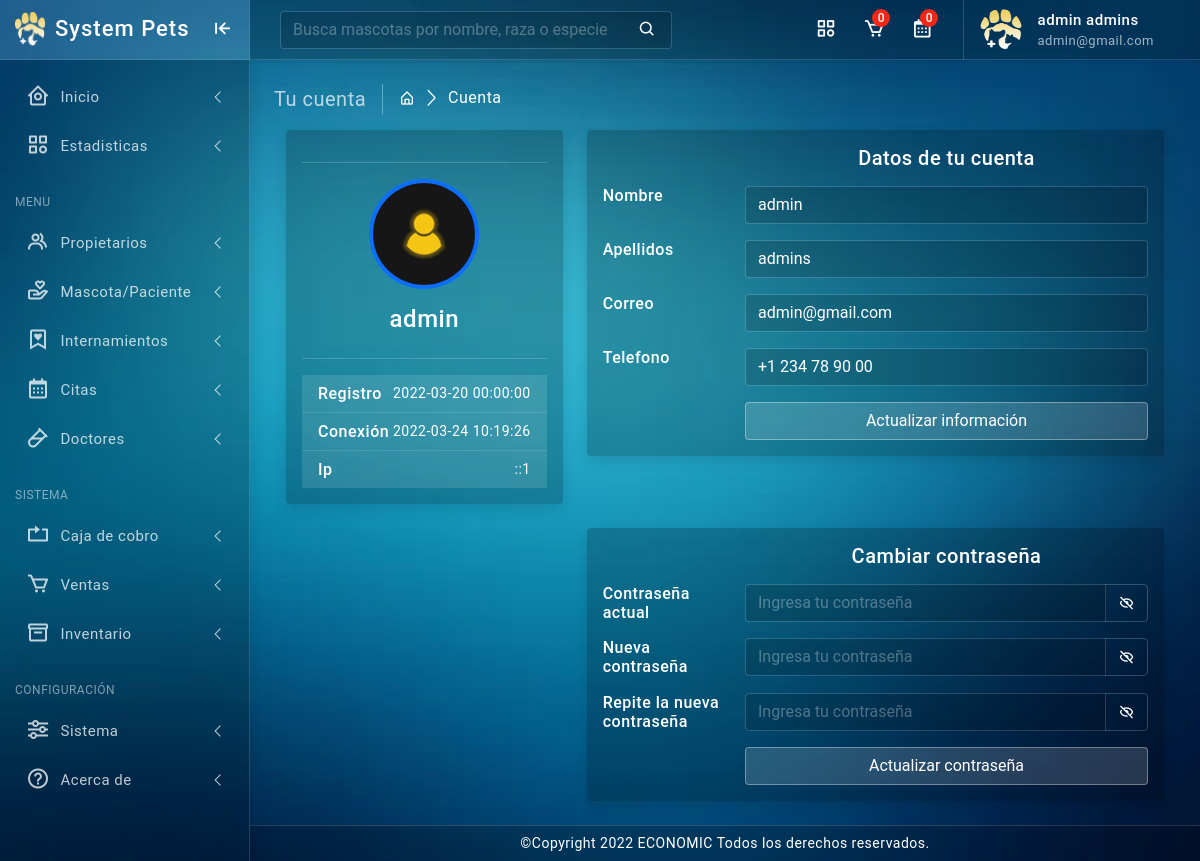
/manager/cuenta.php (signed in), run on the app's committed database.
### tables this page shows
CREATE TABLE `configuracion` (
  `id_configuracion` int(11) NOT NULL,
  `marca` varchar(200) NOT NULL,
  `titulo` varchar(200) NOT NULL,
  `favicon` varchar(200) NOT NULL,
  `logo` varchar(200) NOT NULL,
  `color` varchar(200) NOT NULL,
  `color_manager` varchar(50) NOT NULL,
  `color_user` varchar(50) NOT NULL,
  `pie_pagina` text NOT NULL,
  `telefono` varchar(50) NOT NULL
);

CREATE TABLE `usuarios` (
  `id_usuario` int(11) NOT NULL,
  `nombre` varchar(150) NOT NULL,
  `apellidos` varchar(200) NOT NULL,
  `ciudad` varchar(150) NOT NULL,
  `correo` varchar(150) NOT NULL,
  `telefono` varchar(50) NOT NULL,
  `clave` varchar(150) NOT NULL,
  `ultima_conexion` varchar(50) NOT NULL,
  `fecha_registro` varchar(50) NOT NULL,
  `ip` varchar(150) NOT NULL,
  `estado` int(11) NOT NULL,
  `rol` int(11) NOT NULL
);

### manager/include/favicon.php (called while the page is built, shortened)
<?php
require("../conexion/conexion.php");
$configuracion="SELECT favicon FROM configuracion ";
$config=mysqli_query($mysqli,$configuracion);
while ($conf=mysqli_fetch_row ($config)){
	$favicon=$conf[0];
}
?>

### manager/cuenta.php (the view, shortened to what this page needs)
<!doctype html>
<html lang="en">
<head>
	<?php include'include/favicon.php' ?>
	<link href="../assets/plugins/simplebar/css/simplebar.css" rel="stylesheet" />
	<link href="../assets/plugins/perfect-scrollbar/css/perfect-scrollbar.css" rel="stylesheet" />
	<link href="../assets/plugins/metismenu/css/metisMenu.min.css" rel="stylesheet" />
	<link href="../assets/plugins/datatable/css/dataTables.bootstrap5.min.css" rel="stylesheet" />
	<link href="../assets/css/pace.min.css" rel="stylesheet" />
	<link href="../assets/css/bootstrap.min.css" rel="stylesheet">
	<link href="../assets/css/bootstrap-extended.css" rel="stylesheet">
	<link href="../assets/css/app.css" rel="stylesheet">
	<link href="../assets/css/icons.css" rel="stylesheet">
	<link href="../assets/css/sweetalert2.min.css" rel="stylesheet">
</head>
<?php
require("../conexion/conexion.php");
$configuracion="SELECT color_manager FROM configuracion ";
$config=mysqli_query($mysqli,$configuracion);
while ($conf=mysqli_fetch_row ($config)){
	$color_manager=$conf[0];
}
?>
<body class="bg-theme <?php echo $color_manager ?>">
	<div class="wrapper">
		<?php include'include/wrapper.php' ?>
		<?php include'include/header.php' ?>
		<div class="page-wrapper">
			<div class="page-content">
				<div class="page-breadcrumb d-none d-sm-flex align-items-center mb-3">
					<div class="breadcrumb-title pe-3">Tu cuenta</div>
					<div class="ps-3">
						<nav aria-label="breadcrumb">
							<ol class="breadcrumb mb-0 p-0">
								<li class="breadcrumb-item"><a href="estadisticas"><i class="bx bx-home-alt"></i></a>
								</li>
								<li class="breadcrumb-item active" aria-current="page">Cuenta</li>
							</ol>
						</nav>
					</div>
				</div>
				<?php
				require("../conexion/conexion.php");
				$id_user=$_SESSION['id_usuario'];
				if($id_user==true){
					$usuarios="SELECT * FROM usuarios WHERE id_usuario='$id_user'";
					$usuario=mysqli_query($mysqli,$usuarios);
					$result = mysqli_num_rows($usuario);
					if ($result > 0) {
						while ($user=mysqli_fetch_row ($usuario)){
							$nombre = $user[1];
							$apellidos = $user[2];
							$correo = $user[4];
							$telefono = $user[5];
							$ultima_conexion = $user[7];
							$fecha_registro = $user[8];
							$ip = $user[9];
						}
					}
				}
				?>
				<div class="container">
					<div class="main-body">
						<div class="row">
							<div class="col-lg-4">
								<div class="card">
									<div class="card-body">
										<hr class="my-3" />
										<div class="d-flex flex-column align-items-center text-center">
											<img src="../assets/images/avatars/usuarios.png" alt="Admin" class="rounded-circle p-1 bg-primary" width="110">
											<div class="mt-3">
												<h4><?php echo $nombre; ?></h4>
											</div>
										</div>
										<hr class="my-3" />
										<ul class="list-group list-group-flush">
											<li class="list-group-item d-flex justify-content-between align-items-center flex-wrap">
												<h6 class="mb-0">Registro</h6>
												<span class="text-white"><?php echo $fecha_registro; ?></span>
											</li>
											<li class="list-group-item d-flex justify-content-between align-items-center flex-wrap">
												<h6 class="mb-0">Conexión</h6>
												<span class="text-white"><?php echo $ultima_conexion; ?></span>
											</li>
											<li class="list-group-item d-flex justify-content-between align-items-center flex-wrap">
												<h6 class="mb-0">Ip</h6>
												<span class="text-white"><?php echo $ip; ?></span>
											</li>
										</ul>
									</div>
								</div>
							</div>
							<div class="col-lg-8">
								<div class="card">
									<div class="card-body">
										<div class="row">
											<div class="col-sm-3"></div>
											<div class="col-sm-9">
												<center><h5 class="mb-3">Datos de tu cuenta</h5></center>
											</div>
										</div>
										<div class="row mb-3">
											<div class="col-sm-3">
												<h6 class="mb-0">Nombre</h6>
											</div>
											<div class="col-sm-9">
												<input type="text" class="form-control" id="nombre" value="<?php echo $nombre; ?>" />
											</div>
										</div>
										<div class="row mb-3">
											<div class="col-sm-3">
												<h6 class="mb-0">Apellidos</h6>
											</div>
											<div class="col-sm-9">
												<input type="text" class="form-control" id="apellidos" value="<?php echo $apellidos; ?>" />
											</div>
										</div>
										<div class="row mb-3">
											<div class="col-sm-3">
												<h6 class="mb-0">Correo</h6>
											</div>
											<div class="col-sm-9">
												<input type="text" class="form-control" id="correo" value="<?php echo $correo; ?>" />
											</div>
										</div>
										<div class="row mb-3">
											<div class="col-sm-3">
												<h6 class="mb-0">Telefono</h6>
											</div>
											<div class="col-sm-9">
												<input type="text" class="form-control" id="telefono" value="<?php echo $telefono; ?>" />
											</div>
										</div>
										<div class="row">
											<div class="col-sm-3"></div>
											<div class="col-sm-9 d-grid gap-2">
												<button type="button" class="btn btn-light px-4 btn-block" id="cuenta-detalle">Actualizar información</button>
											</div>
										</div>
									</div>
								</div>
							</div>
							<div class="col-md-4">
							</div>
							<div class="col-lg-8">
								<div class="card">
									<div class="card-body">
										<div class="row">
											<div class="col-sm-3"></div>
											<div class="col-sm-9">
												<center><h5 class="mb-3">Cambiar contraseña</h5></center>
											</div>
										</div>
										<div class="row mb-3">
											<div class="col-sm-3">
												<h6 class="mb-0">Contraseña actual</h6>
											</div>
											<div class="col-sm-9">
												<div class="input-group" id="show_hide_password">
													<input type="password" class="form-control border-end-0" id="clave_actual" placeholder="Ingresa tu contraseña">
													<a href="javascript:;" class="input-group-text bg-transparent"><i class='bx bx-hide'></i></a>
												</div>
											</div>
										</div>
										<div class="row mb-3">
											<div class="col-sm-3">
												<h6 class="mb-0">Nueva contraseña</h6>
											</div>
											<div class="col-sm-9">
												<div class="input-group" id="show_hide_password2">
													<input type="password" class="form-control border-end-0" id="clave_nueva" placeholder="Ingresa tu contraseña">
													<a href="javascript:;" class="input-group-text bg-transparent"><i class='bx bx-hide'></i></a>
												</div>
											</div>
										</div>
										<div class="row mb-3">
											<div class="col-sm-3">
												<h6 class="mb-0">Repite la nueva contraseña</h6>
											</div>
											<div class="col-sm-9">
												<div class="input-group" id="show_hide_password3">
													<input type="password" class="form-control border-end-0" id="clave_nueva_r" placeholder="Ingresa tu contraseña">
													<a href="javascript:;" class="input-group-text bg-transparent"><i class='bx bx-hide'></i></a>
												</div>
											</div>
										</div>
										<div class="row">
											<div class="col-sm-3"></div>
											<div class="col-sm-9 d-grid gap-2">
												<button type="button" class="btn btn-light px-4 btn-block" id="clave-detalle">Actualizar contraseña</button>
											</div>
										</div>
									</div>
								</div>
							</div>
						</div>
					</div>
				</div>
			</div>
		</div>
		<?php include'include/footer.php' ?>
	</div>
</body>
</html>

### manager/include/wrapper.php (shortened to what this page needs)
<div class="sidebar-wrapper" data-simplebar="true">
	<div class="sidebar-header">
		<div>
			<img src="../assets/img/favicon/<?php echo $favicon ?>" width="20" class="logo-icon" alt="logo icon">
		</div>
		<div>
			<?php
			require("../conexion/conexion.php");
			$configuracion="SELECT marca FROM configuracion ";
			$config=mysqli_query($mysqli,$configuracion);
			while ($conf=mysqli_fetch_row ($config)){
				$marca=$conf[0];
			}
			?>
			<h4 class="logo-text text-capitalize"><?php echo $marca ?></h4>
		</div>
		<div class="toggle-icon ms-auto"><i class='bx bx-arrow-to-left'></i>
		</div>
	</div>
	<ul class="metismenu" id="menu">
		<li>
			<a href="index" class="has-arrow">
				<div class="parent-icon"><i class='bx bx-home-circle'></i>
				</div>
				<div class="menu-title">Inicio</div>
			</a>
		</li>
		<li>
			<a href="estadisticas" class="has-arrow">
				<div class="parent-icon"><i class="bx bx-category"></i>
				</div>
				<div class="menu-title">Estadisticas</div>
			</a>
		</li>
		<li class="menu-label">Menu</li>
		<li>
			<a href="usuarios" class="has-arrow">
				<div class="parent-icon"><i class='bx bx-group'></i>
				</div>
				<div class="menu-title">Propietarios</div>
			</a>
		</li>
		<li>
			<a href="mascotas" class="has-arrow">
				<div class="parent-icon"><i class='bx bx-donate-heart'></i>
				</div>
				<div class="menu-title">Mascota/Paciente</div>
			</a>
		</li>
		<li>
			<a href="internamientos" class="has-arrow">
				<div class="parent-icon"><i class='bx bx-bookmark-heart'></i>
				</div>
				<div class="menu-title">Internamientos</div>
			</a>
		</li>
		<li>
			<a href="citas" class="has-arrow">
				<div class="parent-icon"><i class='bx bx-calendar'></i>
				</div>
				<div class="menu-title">Citas</div>
			</a>
		</li>
		<li>
			<a href="doctores" class="has-arrow">
				<div class="parent-icon"><i class='bx bx-vial'></i>
				</div>
				<div class="menu-title">Doctores</div>
			</a>
		</li>
		<li class="menu-label">Sistema</li>
		<li>
			<a href="caja" class="has-arrow">
				<div class="parent-icon"><i class="bx bx-repeat"></i>
				</div>
				<div class="menu-title">Caja de cobro</div>
			</a>
		</li>
		<li>
			<a href="ventas" class="has-arrow">
				<div class="parent-icon"><i class='bx bx-cart'></i>
				</div>
				<div class="menu-title">Ventas</div>
			</a>
		</li>
		<li>
			<a href="inventario" class="has-arrow">
				<div class="parent-icon"><i class="bx bx-box"></i>
				</div>
				<div class="menu-title">Inventario</div>
			</a>
		</li>
		<li class="menu-label">Configuración</li>
		<li>
			<a class="has-arrow" href="javascript:;">
				<div class="parent-icon"><i class="bx bx-slider-alt"></i>
				</div>
				<div class="menu-title">Sistema</div>
			</a>
		</li>
		<li>
			<a href="acerca-de" class="has-arrow">
				<div class="parent-icon"><i class="bx bx-help-circle"></i>
				</div>
				<div class="menu-title">Acerca de</div>
			</a>
		</li>
	</ul>
</div>

### manager/include/header.php (shortened to what this page needs)
<header>
	<div class="topbar d-flex align-items-center">
		<nav class="navbar navbar-expand">
			<div class="search-bar flex-grow-1">
				<div class="position-relative search-bar-box">
					<form action="<?php $_SERVER['PHP_SELF']; ?>mascotas" method="POST">
						<input type="text" class="form-control search-control" name="nombre_busqueda" placeholder="Busca mascotas por nombre, raza o especie">
						<span class="position-absolute top-50 search-show translate-middle-y"><i class='bx bx-search'></i></span>
					</form>
				</div>
			</div>
			<div class="top-menu ms-auto">
				<ul class="navbar-nav align-items-center">
					<li class="nav-item dropdown dropdown-large">
						<a class="nav-link dropdown-toggle dropdown-toggle-nocaret" href="#" role="button" data-bs-toggle="dropdown" aria-expanded="false">	<i class='bx bx-category'></i>
						</a>
					</li>
					<li class="nav-item dropdown dropdown-large">
						<a class="nav-link dropdown-toggle dropdown-toggle-nocaret position-relative" href="#" role="button" data-bs-toggle="dropdown" aria-expanded="false"> <span class="alert-count">
							<?php
							require("../conexion/conexion.php");
							$ventas_ = mysqli_query($mysqli, "SELECT COUNT(*) AS total FROM ventas WHERE estado='0'");
							$ventas = mysqli_fetch_assoc($ventas_);
							echo $ventas["total"];
							?>
						</span>
						<i class='bx bx-cart'></i>
					</a>
				</li>
				<li class="nav-item dropdown dropdown-large">
					<a class="nav-link dropdown-toggle dropdown-toggle-nocaret position-relative" href="#" role="button" data-bs-toggle="dropdown" aria-expanded="false"> <span class="alert-count">
						<?php
						require("../conexion/conexion.php");
						$citas_ = mysqli_query($mysqli, "SELECT COUNT(*) AS total FROM citas WHERE estado='0'");
						$citas = mysqli_fetch_assoc($citas_);
						echo $citas["total"];
						?>
					</span>
					<i class='bx bx-calendar'></i>
				</a>
			</li>
		</ul>
	</div>
	<?php
	require("../conexion/conexion.php");
	$configuracion="SELECT logo FROM configuracion ";
	$config=mysqli_query($mysqli,$configuracion);
	while ($conf=mysqli_fetch_row ($config)){
		$logo=$conf[0];
	}
	?>
	<div class="user-box dropdown">
		<a class="d-flex align-items-center nav-link dropdown-toggle dropdown-toggle-nocaret" href="#" role="button" data-bs-toggle="dropdown" aria-expanded="false">
			<img src="../assets/img/logo/<?php echo $logo ?>" class="user-img" alt="user avatar">
			<div class="user-info ps-3">
				<p class="user-name mb-0"><?php echo $_SESSION['nombre']." ".$_SESSION['apellidos']; ?></p>
				<p class="designattion mb-0"><?php echo $_SESSION['correo'] ?></p>
			</div>
		</a>
	</div>
</nav>
</div>
</header>

### manager/include/footer.php
<footer class="page-footer">
	<?php
	require("../conexion/conexion.php");
	$configuracion="SELECT pie_pagina FROM configuracion ";
	$config=mysqli_query($mysqli,$configuracion);
	while ($conf=mysqli_fetch_row ($config)){
		$pie_pagina=$conf[0];
		echo '<p class="mb-0">'.htmlentities($pie_pagina).'</p>';
	}
	?>
</footer>

### data on the page
configuracion: favicon (picture), marca "System Pets", logo (picture), pie_pagina "©Copyright 2022 ECONOMIC Todos los derechos reservados."
usuarios: nombre "admin", fecha_registro "2022-03-20 00:00:00", ultima_conexion "2022-03-24 10:19:26", ip "::1", apellidos "admins", correo "admin@gmail.com", telefono "+1 234 78 90 00"

### other printed values
$ventas["total"] "0"
$citas["total"] "0"
$_SESSION['nombre'] "admin"
$_SESSION['apellidos'] "admins"
$_SESSION['correo'] "admin@gmail.com"
